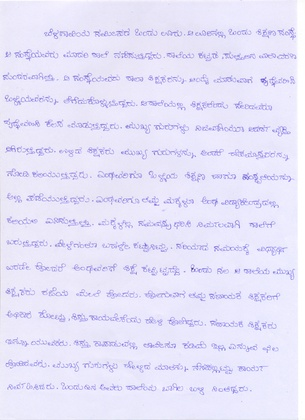
%> input picture writer identification for kannada handwritten documents/Datasets/K10.jpg, 305 x 420 px, shrunk from 1700 x 2340 before the run, given in place of K1_00_o.bmp, which was not available
$ octave Featureshistograms.m   (GNU Octave 9; MATLAB toolbox functions it lacks are replaced by stand-ins)
%> lines starting %> are read from the running program, lines starting %| are printed output that depends on the picture; pictures that were not available may be replaced by others from this repository, and a replacement may not be noted
close all;
clear all;
clc;
%initializing the clock
t1=clock;

%Name of the Images Used
FN{1,1} = 'K1';
FN{1,2} = 'K2';
FN{1,3} = 'K3';
FN{1,4} = 'K4';
FN{1,5} = 'K5';
FN{1,6} = 'K6';
FN{1,7} = 'K7';
FN{1,8} = 'K8';
FN{1,9} = 'K9';
FN{1,10} = 'K10';
FN{1,11} = 'K11';
FN{1,12} = 'K12';
FN{1,13} = 'K13';
FN{1,14} = 'K14';


for i = 1:14
    ImageName = strcat(FN{1,i},'_');
    %original images
    TypeOfImage = 'o';
    FileNames{1,1} = strcat(ImageName,'00_',TypeOfImage);
    FileNames{1,2} = strcat(ImageName,'01_',TypeOfImage);
    FileNames{1,3} = strcat(ImageName,'02_',TypeOfImage);
    FileNames{1,4} = strcat(ImageName,'03_',TypeOfImage);
    FileNames{1,5} = strcat(ImageName,'04_',TypeOfImage);
    FileNames{1,6} = strcat(ImageName,'05_',TypeOfImage);
    FileNames{1,7} = strcat(ImageName,'06_',TypeOfImage);
    FileNames{1,8} = strcat(ImageName,'07_',TypeOfImage);
    FileNames{1,9} = strcat(ImageName,'08_',TypeOfImage);
    FileNames{1,10} = strcat(ImageName,'09_',TypeOfImage);
    FileNames{1,11} = strcat(ImageName,'10_',TypeOfImage);
    FileNames{1,12} = strcat(ImageName,'11_',TypeOfImage);
    FileNames{1,13} = strcat(ImageName,'12_',TypeOfImage);
    FileNames{1,14} = strcat(ImageName,'13_',TypeOfImage);

    for j = 1:14
        X1 = imread(strcat('D:\PRAVEEN\Mtech finalproject\image sets\',FileNames{1,j},'.bmp'));
%> X1 is the input picture: size 420x305x3 uint8; mean R, G, B 229.8, 227.2, 248.8

        % 1- level wavelet Decomposition of original image
        [A1,H1,V1,D1] = dwt2(X1,'haar');
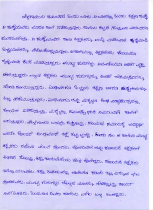
%> A1: size 210x153x3 double; mean R, G, B 459.8, 454.6, 497.7; drawn with min black and max white
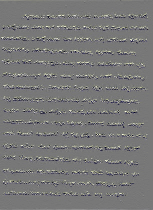
%> H1: size 210x153x3 double; mean R, G, B 0.2, 0.2, 0.2; drawn with min black and max white
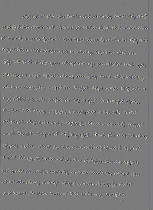
%> V1: size 210x153x3 double; mean R, G, B 0, -0.1, 0.1; drawn with min black and max white
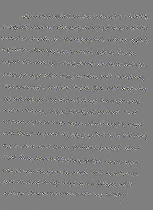
%> D1: size 210x153x3 double; mean R, G, B 0, 0, 0; drawn with min black and max white
%> (the run ends here)

$ run again, on writer identification for kannada handwritten documents/Datasets/K11.jpg
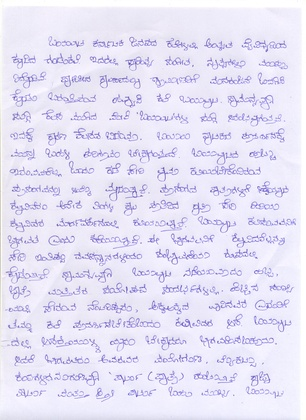
%> input picture writer identification for kannada handwritten documents/Datasets/K11.jpg, 306 x 420 px, shrunk from 1700 x 2331 before the run, given in place of K1_00_o.bmp, which was not available
%> X1 is the input picture: size 420x306x3 uint8; mean R, G, B 229.7, 226.6, 245.2
%> `[A1,H1,V1,D1] = dwt2(X1,'haar');`:
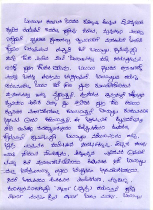
%> A1: size 210x153x3 double; mean R, G, B 459.5, 453.2, 490.5; drawn with min black and max white
%> `[A1,H1,V1,D1] = dwt2(X1,'haar');`:
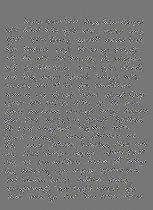
%> D1: size 210x153x3 double; mean R, G, B 0, 0, 0; drawn with min black and max white

$ run again, on writer identification for kannada handwritten documents/Datasets/K12.jpg
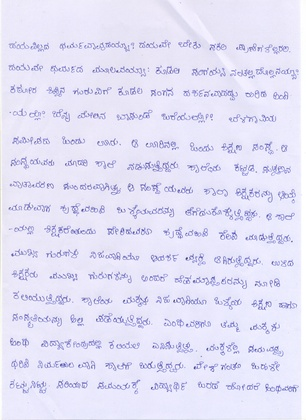
%> input picture writer identification for kannada handwritten documents/Datasets/K12.jpg, 306 x 420 px, shrunk from 1700 x 2331 before the run, given in place of K1_00_o.bmp, which was not available
%> X1 is the input picture: size 420x306x3 uint8; mean R, G, B 226.8, 225.1, 245.8
%> `[A1,H1,V1,D1] = dwt2(X1,'haar');`:
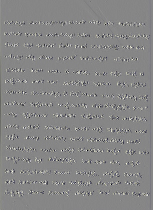
%> V1: size 210x153x3 double; mean R, G, B 0, -0.1, 0; drawn with min black and max white
%> `[A1,H1,V1,D1] = dwt2(X1,'haar');`:
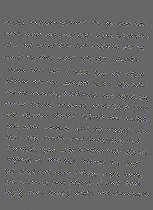
%> D1: size 210x153x3 double; mean R, G, B 0, 0, 0; drawn with min black and max white
